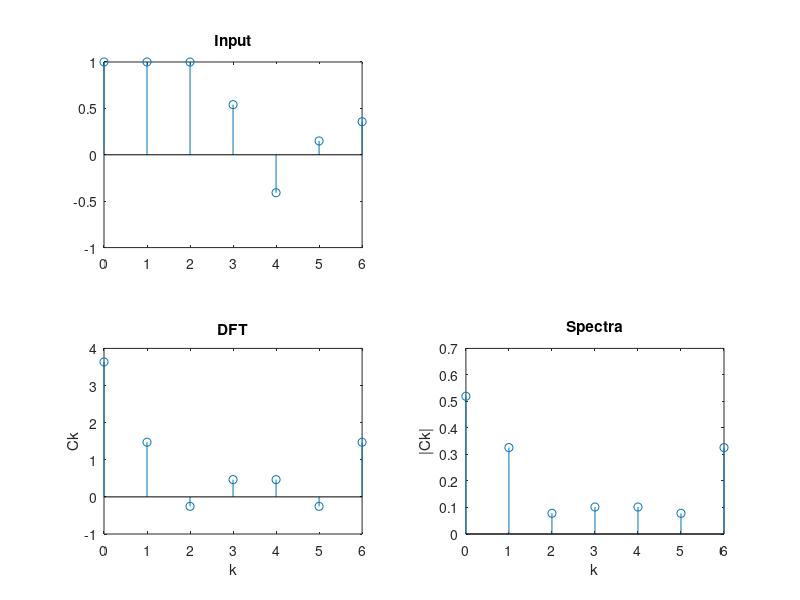

This chart was generated by the following MATLAB code:
clear all;
close all;
clc;
n=-3:3;
xn = cos(exp(pi*n));
N = length(xn);
n= 0:1:N-1
subplot(2,2,1),stem(n,xn);
title('Input');
%set(gca,'xticklabel',[0, 1, 2, 3])

ck= zeros(1,N);
for k=0:N-1
    for n=0:N-1
        ck(k+1) = ck(k+1) + (xn(n+1) * exp(-1i*2*pi*k*n/N ));
    end
end
k=0:1:N-1
subplot(2,2,3),stem(k,ck);
title('DFT');
%set(gca,'xticklabel',[0, 1, 2, 3])
xlabel('k');
ylabel('Ck');

k=0:1:N-1
ckk = abs(ck/N)
subplot(2,2,4),stem(k,ckk);
xlabel('k');
ylabel('|Ck|');
title('Spectra');
%set(gca,'xticklabel',[0, 1, 2, 3])
